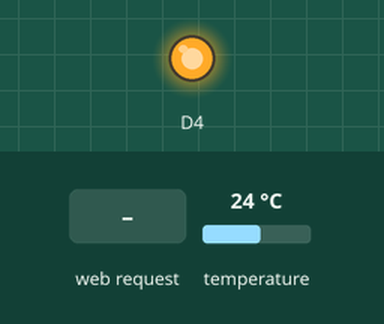
A sketch run on a simulated ESP8266 (NodeMCU). Shown: output pins drawn as LEDs (lit = HIGH). The test bench sets the inputs (shaded band); at power-on: temperature 24 °C. WiFi joins after 1.5 s; servers stay silent unless stated; not simulated (calls return 0 or success): WifiCredentials.h; what the sketch prints to the serial monitor is not drawn.

Above: at 2.7 s.
2.8 s: HTTP request GET / received
At 3.4 s:
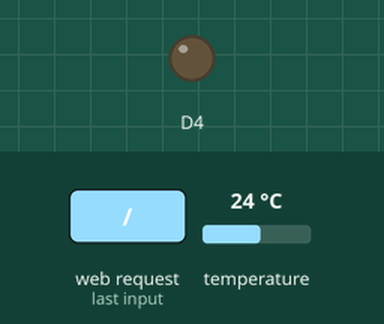
Timing chart, 0 to 5.8 s (numbered marks = the images above; inputs shaded):
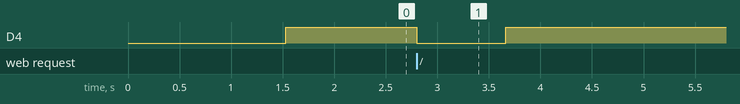

The sketch:

Temp2IoT_v1.ino
```cpp
#include <ArduinoJson.h>
#include <DallasTemperature.h>
#include <ESP8266WebServer.h>
#include <OneWire.h>
#include <stdio.h>

#include "WifiCredentials.h" //Make sure that you have put your credentials in the 'WifiCredentials.h.template' file and renamed the file to 'WifiCredentials.h'
#include "WebUi.h"

#define HTTP_REST_PORT 80
#define MAX_WIFI_INIT_RETRY 50
#define ONE_WIRE_BUS D3
#define WIFI_RETRY_DELAY 500


ESP8266WebServer http_rest_server(HTTP_REST_PORT);
OneWire oneWire(ONE_WIRE_BUS);
DallasTemperature DS18B20(&oneWire);
char TemperatureStr[6];
unsigned int SecureCounter;


int init_wifi() {
    int retries = 0;

    Serial.println("Connecting to WiFi AP..........");

    WiFi.mode(WIFI_STA);
    WiFi.begin(wifi_ssid, wifi_passwd);
    // check the status of WiFi connection to be WL_CONNECTED
    while ((WiFi.status() != WL_CONNECTED) && (retries < MAX_WIFI_INIT_RETRY)) {
        retries++;
        delay(WIFI_RETRY_DELAY);
        Serial.print("#");
    }
    return WiFi.status(); // return the WiFi connection status
}

void readTemperature() {
    Serial.println("Reading");
    digitalWrite(LED_BUILTIN, LOW);  // Turn the LED on
    float temp;
    int cnt = 3; //retry counter
    do {
       if (cnt <= 0) {
          String nanStr = "NaN";
          nanStr.toCharArray(TemperatureStr, 6);
          break;
       }
       DS18B20.requestTemperatures();
       temp = DS18B20.getTempCByIndex(0);

       dtostrf(temp, 2, 2, TemperatureStr);
       delay(100);
       cnt--;
    } while (temp == 85.0 || temp == (-127.0));
    SecureCounter++;
    digitalWrite(LED_BUILTIN, HIGH);  // Turn the LED off
}

void getApi() {
    readTemperature();
    StaticJsonBuffer<200> jsonBuffer;
    JsonObject& jsonObj = jsonBuffer.createObject();
    char JSONmessageBuffer[200];

    jsonObj["secure_counter"] = SecureCounter;
    jsonObj["symbol"] = "°C";
    jsonObj["temperature"] = TemperatureStr;
    jsonObj["unit"] = "Celsius";
    jsonObj.prettyPrintTo(JSONmessageBuffer, sizeof(JSONmessageBuffer));
    http_rest_server.send(200, "application/json", JSONmessageBuffer);
}

void getIndex() {
    readTemperature();
    String html = web_ui_html;
    html.replace("%T%", String(TemperatureStr));
    html.replace("%SC%", String(SecureCounter));
    http_rest_server.send(200, "text/html", html);
}

void config_rest_server_routing() {
    http_rest_server.on("/", HTTP_GET, getIndex);
    http_rest_server.on("/api", HTTP_GET, getApi);
}

void setup(void) {
    pinMode(LED_BUILTIN, OUTPUT);     // Initialize the LED_BUILTIN pin as an output
    digitalWrite(LED_BUILTIN, LOW);   // Turn the LED on
    Serial.begin(115200);
    delay(10);

    DS18B20.begin();
    SecureCounter = 0;

    if (init_wifi() == WL_CONNECTED) {
        Serial.print("Connetted to ");
        Serial.print(wifi_ssid);
        Serial.print("--- IP: ");
        Serial.println(WiFi.localIP());
    }
    else {
        Serial.print("Error connecting to: ");
        Serial.println(wifi_ssid);
    }

    config_rest_server_routing();

    http_rest_server.begin();
    Serial.println("HTTP Temp2IoT server started");
    digitalWrite(LED_BUILTIN, HIGH);  // Turn the LED off
}

void loop(void) {
    http_rest_server.handleClient();
}
```

WebUi.h
```cpp
String web_ui_html = R"rawliteral(
<!DOCTYPE html>
<html lang="en">
  <head>
    <meta charset="utf-8">
    <meta name="viewport" content="width=device-width, initial-scale=1">
    <title>Temp2IoT</title>
    <style type="text/css">
      html
      {
        font-family:-apple-system,BlinkMacSystemFont,"Segoe UI",Roboto,"Helvetica Neue",Arial,"Noto Sans",sans-serif,"Apple Color Emoji","Segoe UI Emoji","Segoe UI Symbol","Noto Color Emoji";
        -webkit-text-size-adjust:100%;
        background: #1e87f0;
        color:#666;
      }

    @media all and (min-width:600px) {
        .card {
          box-shadow: 0 5px 15px rgba(0,0,0,.2);
      }
    }

      body
      {
        margin:0;
      }
    .container {
        right: 0%;
        top: 50%;
        position: fixed;
        -webkit-transform: translateY(-50%);
           -moz-transform: translateY(-50%);
            -ms-transform: translateY(-50%);
             -o-transform: translateY(-50%);
                transform: translateY(-50%);
        width: 100%;
    }
    .card {
        margin: auto;
        background: #1e87f0;
        color: #fff;
        width: 400px;
    }
    .card-header {
      padding: 20px 40px;
      margin: 0 0 20px 0;
    }
    .card-header h2,
    .card-body h1 {
      font-family: -apple-system,BlinkMacSystemFont,"Segoe UI",Roboto,"Helvetica Neue",Arial,"Noto Sans",sans-serif,"Apple Color Emoji","Segoe UI Emoji","Segoe UI Symbol","Noto Color Emoji";
      font-weight: 400;
      text-transform: none;
    }
    .card-header h2 {
      font-size: 2.0rem;
      line-height: 1.4;
    }
    .card-body h1 {
      font-size: 5rem;
      line-height: 0.8;
      margin: 0 0 15px 0;
    }
    .card-body {
      padding: 40px 40px;
    }
    .card-footer {
      padding: 20px 40px;
      color: rgba(255,255,255,.7);
    }
    .card-footer a{
      color: #fff;
      text-decoration: none;
      cursor: pointer;
    }
    .icon {
      fill: currentColor;
    }
    .description {
      margin: 0px;
      font-size: 1.5rem;
      line-height: 1.4;
    }
    .units {
      font-size: 2.5rem;
      line-height: 1.4;
    }
    </style>
</head>
  <body>
  <div class="container">
      <div class="card">
        <div class="card-header">
          <h2>
            <span class="icon" style="position: relative; bottom: -7px;">
              <svg vwidth="32" height="32" viewBox="0 0 512 512">
              <path d="M227.89,331.58V77.15c0-31.56-25.59-57.15-57.15-57.15s-57.15,25.59-57.15,57.15v254.43
                c-11.85,13.43-19.05,31.06-19.05,50.37c0,42.08,34.12,76.2,76.2,76.2s76.2-34.12,76.2-76.2
                C246.94,362.63,239.74,345.01,227.89,331.58z M170.74,439.1c-31.56,0-57.15-25.59-57.15-57.15c0-16.92,7.36-32.12,19.05-42.59V77.15
                c0-21.04,17.06-38.1,38.1-38.1s38.1,17.06,38.1,38.1v262.21c11.69,10.46,19.05,25.66,19.05,42.59
                C227.89,413.51,202.3,439.1,170.74,439.1z"/>
              <path d="M285.04,381.95c0,18.38-4.36,35.73-12.07,51.11l17.04,8.52c8.99-17.95,14.08-38.19,14.08-59.63
                c0-21.44-5.09-41.69-14.08-59.63l-17.04,8.52C280.68,346.22,285.04,363.57,285.04,381.95z"/>
              <path d="M342.19,381.95c0,27.57-6.54,53.59-18.11,76.67l17.07,8.54c12.85-25.64,20.09-54.58,20.09-85.21s-7.24-59.57-20.09-85.21
                l-17.07,8.53C335.65,328.36,342.19,354.38,342.19,381.95z"/>
              <path d="M399.34,381.95c0,36.76-8.69,71.48-24.1,102.25l17.04,8.52c16.7-33.33,26.11-70.95,26.11-110.77s-9.41-77.44-26.11-110.77
                l-17.04,8.52C390.65,310.47,399.34,345.19,399.34,381.95z"/>
              <path d="M189.79,348.99V229.55v-76.2c0-10.52-8.53-19.05-19.05-19.05c-10.52,0-19.05,8.53-19.05,19.05v76.2v119.44
                c-11.38,6.59-19.05,18.87-19.05,32.96c0,21.04,17.06,38.1,38.1,38.1s38.1-17.06,38.1-38.1
                C208.84,367.86,201.17,355.58,189.79,348.99z"/>
            </svg>
            </span>
            Temp2IoT
          </h2>
        </div>
        <div class="card-body">
          <h1><span id="temperature">%T%</span><sup class="units">&deg;C</sup></h1>
          <p class="description">Water Temperature</p>
        </div>
        <div class="card-footer">
          <p>Secure Counter: <span id="secure-counter">%SC%</span><br><span class="icon" style="line-height: 2; position: relative; bottom: -2px;"><svg width="16" height="16" viewBox="0 0 20 20" xmlns="http://www.w3.org/2000/svg" data-svg="github"><path d="M10,1 C5.03,1 1,5.03 1,10 C1,13.98 3.58,17.35 7.16,18.54 C7.61,18.62 7.77,18.34 7.77,18.11 C7.77,17.9 7.76,17.33 7.76,16.58 C5.26,17.12 4.73,15.37 4.73,15.37 C4.32,14.33 3.73,14.05 3.73,14.05 C2.91,13.5 3.79,13.5 3.79,13.5 C4.69,13.56 5.17,14.43 5.17,14.43 C5.97,15.8 7.28,15.41 7.79,15.18 C7.87,14.6 8.1,14.2 8.36,13.98 C6.36,13.75 4.26,12.98 4.26,9.53 C4.26,8.55 4.61,7.74 5.19,7.11 C5.1,6.88 4.79,5.97 5.28,4.73 C5.28,4.73 6.04,4.49 7.75,5.65 C8.47,5.45 9.24,5.35 10,5.35 C10.76,5.35 11.53,5.45 12.25,5.65 C13.97,4.48 14.72,4.73 14.72,4.73 C15.21,5.97 14.9,6.88 14.81,7.11 C15.39,7.74 15.73,8.54 15.73,9.53 C15.73,12.99 13.63,13.75 11.62,13.97 C11.94,14.25 12.23,14.8 12.23,15.64 C12.23,16.84 12.22,17.81 12.22,18.11 C12.22,18.35 12.38,18.63 12.84,18.54 C16.42,17.35 19,13.98 19,10 C19,5.03 14.97,1 10,1 L10,1 Z"></path></svg></span> Find the <a href="https://github.com/100prznt/Temp2IoT" target="_blank">Temp2IoT</a> project on GitHub.</p>
      </div>
    </div>
  </div>
  </body>

  <script>
  setInterval(function ( ) {
    var xhttp = new XMLHttpRequest();
    xhttp.onreadystatechange = function() {
      if (this.readyState == 4 && this.status == 200) {
        document.getElementById("temperature").innerHTML = JSON.parse(this.responseText).temperature;
        document.getElementById("secure-counter").innerHTML = JSON.parse(this.responseText).secure_counter;
      }
    };
    xhttp.open("GET", "/api", true);
    xhttp.send();
  }, 10000 ) ;
  </script>
</html>
)rawliteral";
```

Measured:
- after the input at 2.8 s, D4: HIGH → LOW at once, → HIGH 0.86 s later
